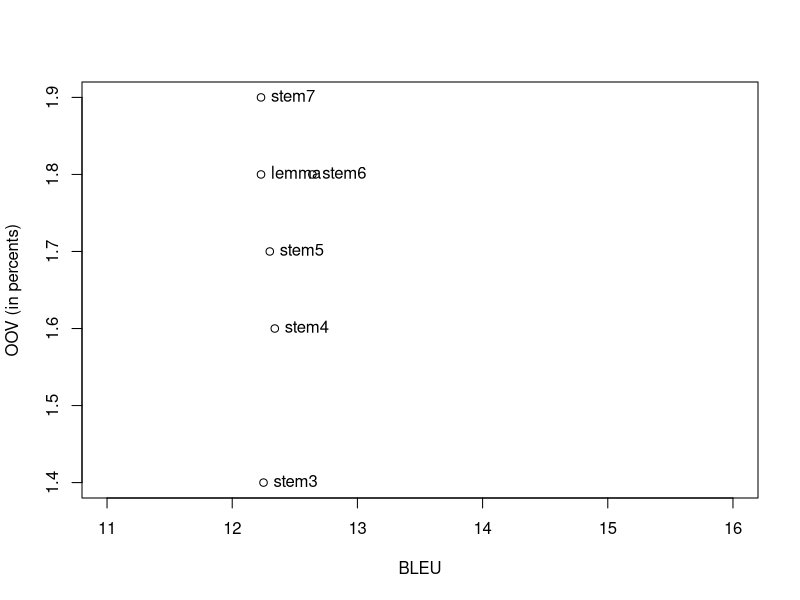

This figure's R source:
png("rucs_align.png")
BLEU<-c(12.23, 12.25, 12.34, 12.3, 12.64, 12.23)
OOV<-c(1.8, 1.4, 1.6, 1.7, 1.8, 1.9)
natpisi<-c("lemma", "stem3", "stem4", "stem5", "stem6", "stem7")
plot(BLEU,OOV, xlim=c(11,16), ylab="OOV (in percents)")
text(BLEU, OOV, natpisi, pos=4)
dev.off()